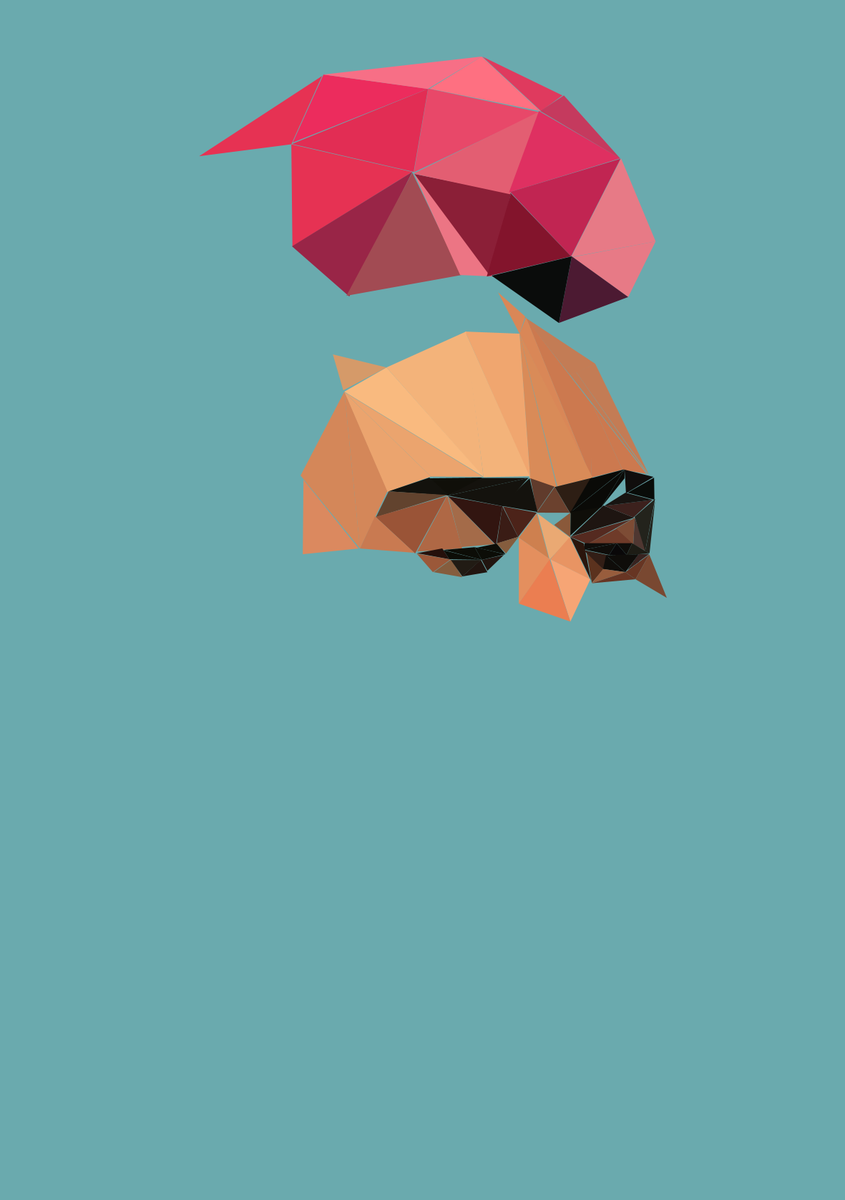
Frame 1 (no input)
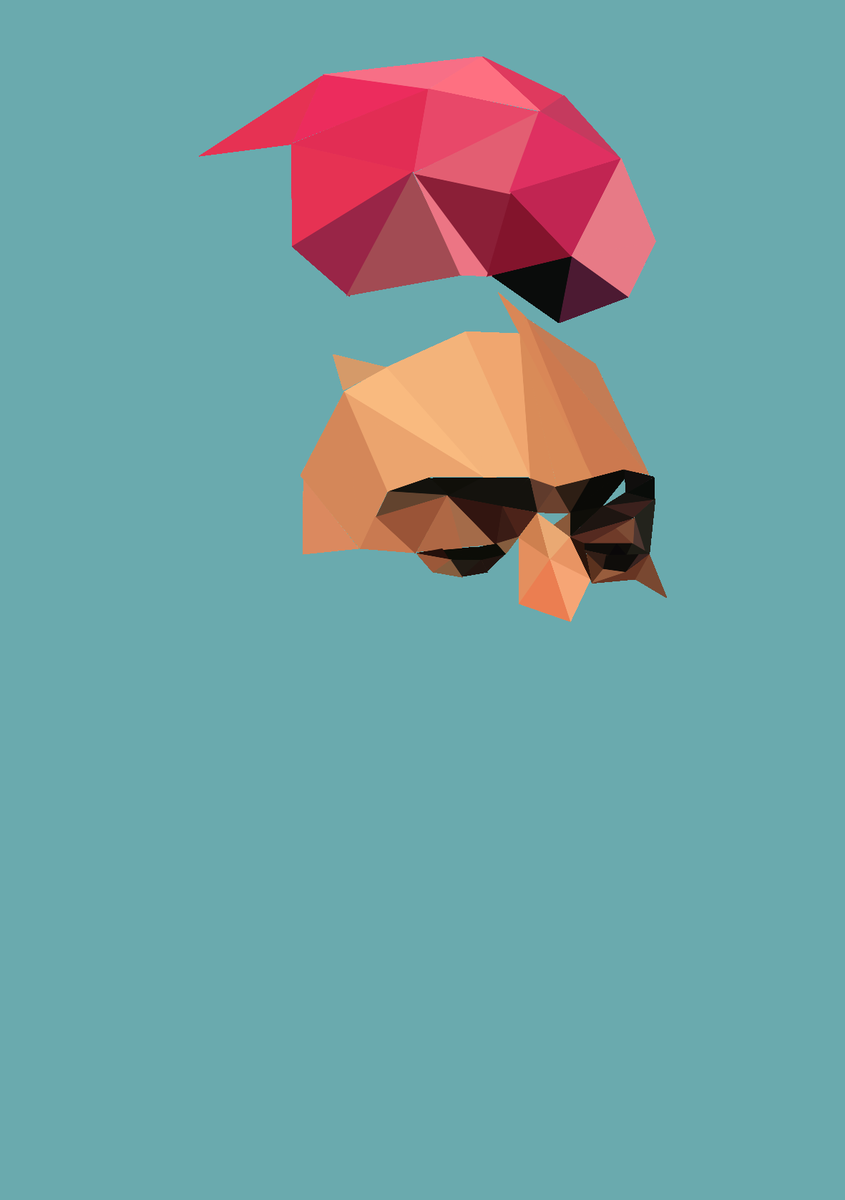
Frame 60 (the mouse pressed at the canvas centre just before this capture)
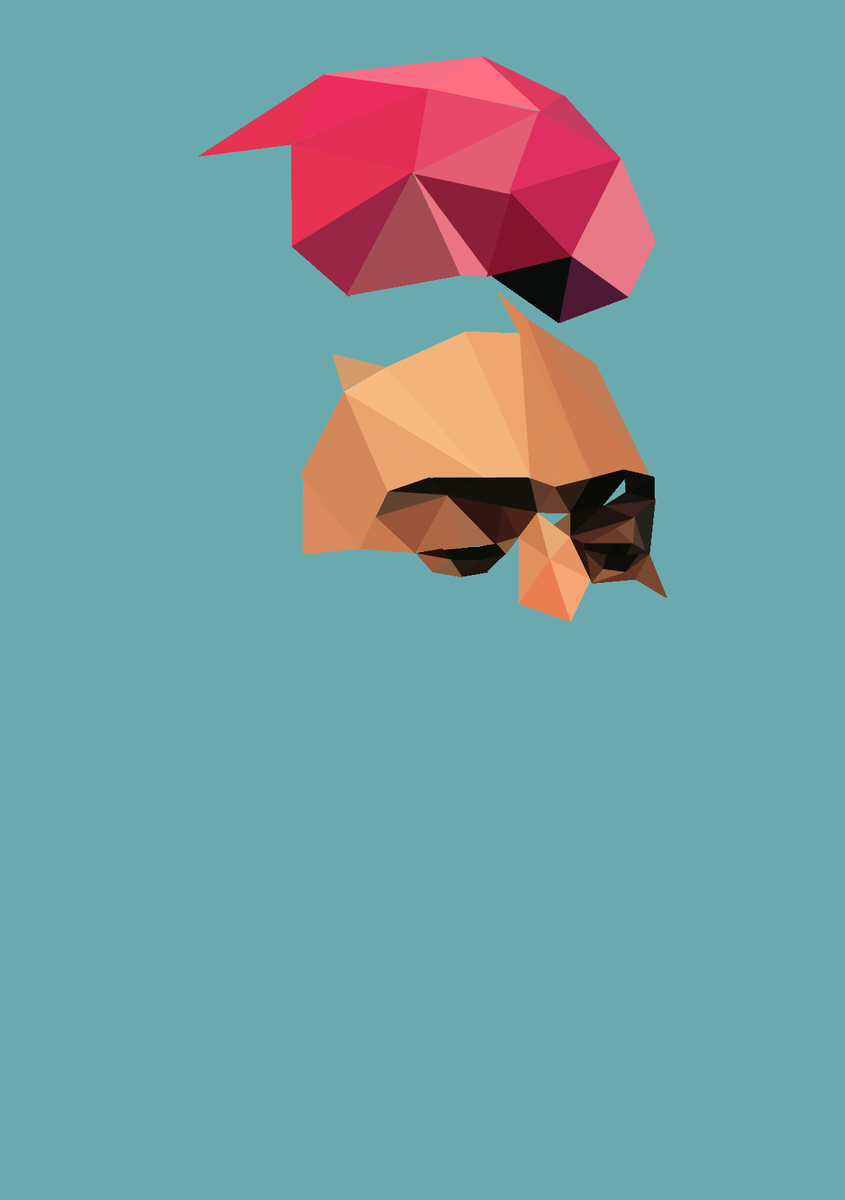
Frame 120 (the mouse held since frame 60 and released just before this capture)

The Processing sketch that drew these frames (run headless with seeded random() and noise(); from frame 60 on, the mouse is pressed at the canvas centre):

// Processing sketch: sketch_180810a
// ── sketch_180810a.pde




void setup(){
  
  size (1181,1676);
  background(#6aaaae);
  
}

void draw(){
  noStroke();
  fill(#e84869);
  triangle(598.454,123.678,754.678,156.903,578.489,240.611);
  
  noStroke();
  fill(#e22d54);
  triangle(598.181,124.073,408.146,201.055,578.139,240.037);
  
  noStroke();
  fill(#ec2c5d);
  triangle(409.154,199.085,598.181,124.073,452.141,104.089);
  
   noStroke();
  fill(#f76f86);
  triangle(452.14,104.09,597.78,124.232,673.1,79);
  
  noStroke();
  fill(#fe7081);
  triangle(600.52,123.94,673.1,79,755.16,155.075);
  
   noStroke();
  fill(#df3a5e);
  triangle(674.1,79,756.16,155.08,786.12,133.3);
  
   noStroke();
  fill(#e63253);
  triangle(450.15,106.08,407.169,201.558,278.329,218.166);
  
  noStroke();
  fill(#e63253);
  triangle(407.169,201.558,408.7,344.01,576.121,240.169);
  
   noStroke();
  fill(#992547);
  triangle(576.212,240.169,488.16,414.09,408.074,344.013);
  
  noStroke();
  fill(#a24b53);
  triangle(645.15,384.1,484.16,413.09,576.22,241.01);
  
  noStroke();
  fill(#ec7584);
  triangle(578.22,241.01,643.15,384.1,688.12,386.07);
  
  noStroke();
  fill(#8b1f37);
  triangle(714.12,270.1,579.22,243.01,685.21,385.88);
  
  noStroke();
  fill(#e35e72);
  triangle(755.16,155.08,712.77,271.27,578.01,242.51);
  
   noStroke();
  fill(#df3061);
  triangle(753.16,155.08,711.34,268.75,866.738,221.132);
  
   noStroke();
  fill(#c53a5e);
  triangle(755.16,155.08,788.12,133.3,867.23,221.74);
  
  noStroke();
  fill(#c12552);
  triangle(713.122,268.097,798.14,358.078,867.226,221.738);
  
  noStroke();
  fill(#83142c);
  triangle(714.12,270.1,680.25,386.21,798.14,358.078);
  
  noStroke();
  fill(#e77a86);
  triangle(868.03,221.19,916.31,337.14,798.18,359.08);
  
  noStroke();
  fill(#e77a86);
  triangle(800.18,359.08,877.98,414.85,916.31,337.14);
  
  noStroke();
  fill(#4c1a32);
  triangle(799.16,358.06,781.147,451.066,877.982,414.85);
  
  noStroke();
  fill(#0a0c0b);
  triangle(781.15,451.07,799.14,358.08,687.14,385.12);
  
  noStroke();
  fill(#d98757);
  triangle(696.08,408.25,734.16,442.08,726.143,466.05);
  
  noStroke();
  fill(#c37c55);
  triangle(805.13,519.53,832.04,508.3,907.06,663.11);
  
  noStroke();
  fill(#c37c55);
  triangle(796.74,523.68,832.04,508.3,733.16,443.08);
  
  noStroke();
  fill(#c37c55);
  triangle(796.74,523.68,832.04,508.3,733.16,443.08);
  
  noStroke();
  fill(#c37c55);
  triangle(796.74,523.68,805.13,519.53,908.06,666.11);
  
  noStroke();
  fill(#cc794f);
  triangle(827.78,564.38,869.92,655.98,903.34,661.77);
  
  noStroke();
  fill(#cc794f);
  triangle(827.78,564.38,869.92,655.98,826.16,667.1);
  
  noStroke();
  fill(#cc794f);
  triangle(736.13,446.1,829.28,567.25,826.16,667.1);
  
  noStroke();
  fill(#d98757);
  triangle(735.16,443.08,726.14,466.05,826.16,667.1);
  
   noStroke();
  fill(#d98b58);
  triangle(726.14,466.05,778.24,681.24,741.17,669.07);
  
  noStroke();
  fill(#d98b58);
  triangle(778.96,679.36,828.32,667.22,726.14,466.05);
  
  noStroke();
  fill(#f0a66f);
  triangle(650.24,463.11,726.14,466.05,741.17,669.07);
  
  noStroke();
  fill(#f3b37a);
  triangle(650.24,463.11,740.22,665.12,675.77,666.42);
  
  noStroke();
  fill(#f3b37a);
  triangle(651.24,463.11,540.18,513.2,675.77,666.42);
  
  noStroke();
  fill(#f9ba7f);
  triangle(540.18,513.2,481.23,547.04,676.18,665.94);
  
  noStroke();
  fill(#d59a69);
  triangle(540.18,513.2,465.22,494.99,479.76,545.12);
  
  noStroke();
  fill(#eba46e);
  triangle(480.85,547.25,541.05,687.07,602.4,665.59);
  
  noStroke();
  fill(#eba46e);
  triangle(480.85,547.25,675.2,665.94,602.4,665.59);
  
  noStroke();
  fill(#2d1e14);
  triangle(797.2,717.29,775.24,680.24,828.16,667.16);
  
  noStroke();
  fill(#6b412e);
  triangle(775.24,680.24,796.18,716.07,750.15,716.06);
  
  noStroke();
  fill(#603b2c);
  triangle(741.23,667.94,750.46,714.89,774.93,679.64);
  
  noStroke();
  fill(#14120d);
  triangle(751.23,715.09,699.94,706.27,740.173,668.072);
  
  noStroke();
  fill(#14120d);
  triangle(738.63,667.53,703.14,707.09,625.96,692.2);
  
  noStroke();
  fill(#14120d);
  triangle(667.26,667.53,738.63,667.53,625.96,692.2);
  
  noStroke();
  fill(#100f09);
  triangle(674.05,666.98,625.96,692.2,597.08,668.05);
  
  noStroke();
  fill(#13120d);
  triangle(543.19,686.2,600.08,667.05,627.96,692.2);
  
  
  noStroke();
  fill(#62432e);
  triangle(543.19,686.2,525.37,722.38,625.45,691.41);
  
  noStroke();
  fill(#9a5437);
  triangle(624.15,693.06,580.18,773.05,524.94,721.96);
  
  noStroke();
  fill(#af6845);
  triangle(625.13,692.1,583.01,770.36,645.9,765.87);
  
  noStroke();
  fill(#a46b49);
  triangle(626.16,693.06,645.16,764.082,691.14,760.07);
  
  noStroke();
  fill(#321510);
  triangle(626.16,693.06,693.22,761.16,702.17,707.11);
  
  noStroke();
  fill(#3a1c15);
  triangle(694.21,759.16,724.12,749.88,702.17,707.11);
  
  noStroke();
  fill(#4c2319);
  triangle(703.1,707.29,724.12,749.88,750.15,716.06);
  
  noStroke();
  fill(#25100b);
  triangle(628.15,781.09,583.01,772.65,618.15,765.94);
  
  noStroke();
  fill(#9b5839);
  triangle(582.27,773.03,605.1,799.19,629.65,781.45);
  
  noStroke();
  fill(#0c0d07);
  triangle(663.35,764.22,673.35,781.89,620.13,768.1);
  
   noStroke();
  fill(#0c0d07);
  triangle(673.37,781.99,619.73,768.39,628.15,781.09);
  
  noStroke();
  fill(#0c0d07);
  triangle(663.35,764.22,673.37,781.99,706.2,774.1);
  
  noStroke();
  fill(#0c0d07);
  triangle(694.23,759.18,706.49,773.92,665.89,764.96);
  
  noStroke();
  fill(#855d3e);
  triangle(693.86,759,707.2,773.1,725.07,749.73);
  
  noStroke();
  fill(#855d3e);
  triangle(630.532,781.444,646.12,806.18,606.14,799.09);
  
  noStroke();
  fill(#211b14);
  triangle(630.09,782.13,646.15,805.09,672.15,782.09);
  
  noStroke();
  fill(#211510);
  triangle(671.97,781.82,646.15,805.09,681.19,799.19);
  
  noStroke();
  fill(#211510);
  triangle(681.2,797.2,673.16,782.1,704.21,775.1);
  
  noStroke();
  fill(#d48759);
  triangle(481.23,547.04,541.38,686.25,503.15,766.09);
  
  noStroke();
  fill(#d48759);
  triangle(481.23,547.04,503.15,766.09,420.08,664.15);
  
   noStroke();
  fill(#c97a51);
  triangle(524.13,721.09,579.179,772.061,503.15,766.09);
  
  noStroke();
  fill(#ce804f);
  triangle(750.19,717.13,767.145,780.07,725.077,751.007);
  
  noStroke();
  fill(#DB895F);
  triangle(424.144,670.093,423.154,774.077,501.158,766.082);
  
  noStroke();
  fill(#8A593A);
  triangle(797.18,716.07,774.531,733.177,797.02,750.189);
  
  
  //cafe claro falta un triangulo arriba
  noStroke();
  fill(#EAA973);
  triangle(751.213,717.124,768.143,781.57,797.14,751.131);
  
  noStroke();
  fill(#0F0E09);
  triangle(797.57,713.824,797.154,748.076,841.166,707.091);
  
  noStroke();
  fill(#0A0A07);
  triangle(797.249,715.539,825.086,668.208,872.875,655.429);
  
  noStroke();
  fill(#0A0A07);
  triangle(872.875,655.834,872.875,668.079,840.433,708.307);
  
  noStroke();
  fill(#0A0A07);
  triangle(797.249,715.539,840.433,708.307,872.875,655.834);
  
    noStroke();
  fill(#1E1511);
  triangle(886.177,723.123,798.146,749.068,843.235,706.039);
  
    noStroke();
  fill(#3C211D);
  triangle(844.564,706.568,885.262,722.737,912.219,698.103);
  
  noStroke();
  fill(#171411);
  triangle(874.152,688.079,844.564,706.568,912.219,698.103);
  
  
  //falta triangulito de ceja a la izquierda de este
  noStroke();
  fill(#100E0D);
  triangle(872.923,655.981,874.915,689.039,913.417,666.071);
  
  noStroke();
  fill(#090C09);
  triangle(877.16,688.079,914.661,697.956,914.161,667.106);
  
  noStroke();
  fill(#552A20);
  triangle(796.802,749.783,821.185,760.065,883.112,725.024);
  
  noStroke();
  fill(#6F3B29);
  triangle(822.313,759.047,885.124,759.048,862.16,738.089);
  
  noStroke();
  fill(#7D4C35);
  triangle(861.16,738.089,885.124,760.047,887.173,723.118);
  
  noStroke();
  fill(#4F3731);
  triangle(887.173,723.118,885.162,760.026,903.588,770.211);
  
  noStroke();
  fill(#23231C);
  triangle(901.766,770.015,907.842,772.564,915.528,699.803);
  
  noStroke();
  fill(#23231C);
  triangle(886.991,721.751,901.766,770.015,915.528,696.803);
  
  noStroke();
  fill(#2A150C);
  triangle(825.937,810.194,797.02,750.189,816.156,759.087);
  
  noStroke();
  fill(#5B321E);
  triangle(819.174,768.078,827.15,814.078,843.235,795.207);
  
  noStroke();
  fill(#321E16);
  triangle(815.174,768.078,843.235,795.208,850.715,775.459);
  
  noStroke();
  fill(#0F0D0A);
  triangle(861.824,758.617,816.824,758.617,817.072,767.716);
  
  noStroke();
  fill(#0F0D0A);
  triangle(817.072,767.716,851.324,775.072,861.824,758.617);
  
  noStroke();
  fill(#0A0809);
  triangle(861.824,758.617,875.824,775.072,851.324,775.072);
  
    noStroke();
  fill(#0F0D0A);
  triangle(883.574,758.617,875.824,775.072,861.824,758.617);
  
  noStroke();
  fill(#1D1C15);
  triangle(883.574,758.617,875.824,775.072,907.82,773.084);
  
  noStroke();
  fill(#0F0D0A);
  triangle(892.755,774.072,874.074,799.085,847.043,775.46);
  
  noStroke();
  fill(#0F0D0A);
  triangle(874.024,799.085,847.043,775.46,842.845,794.715);
  
  noStroke();
  fill(#0F0D0A);
  triangle(892.755,774.072,893.432,784.273,877.105,796.03);
  
  noStroke();
  fill(#382320);
  triangle(907.45,773.743,892.755,774.072,877.105,796.03);
  
  noStroke();
  fill(#985D3D);
  triangle(842.845,794.715,874.074,799.085,827.149,814.656);
  
  noStroke();
  fill(#673523);
  triangle(888.141,809.032,874.074,799.085,827.149,814.656);
  
  noStroke();
  fill(#673523);
  triangle(888.141,809.032,874.074,799.085,907.45,774.46);
  
  noStroke();
  fill(#794831);
  triangle(888.141,809.032,932.006,835.063,907.45,774.46);
  
  
  //nariz
  noStroke();
  fill(#E48F5E);
  triangle(725.124,751.056,769.143,781.133,725.15,843.075);
  
  noStroke();
  fill(#E89463);
  triangle(796.14,750.131,824.209,809.019,769.143,781.133);
  
  noStroke();
  fill(#F6A575);
  triangle(825.088,809.142,797.177,868.122,769.143,781.133);
  
  noStroke();
  fill(#EB7E51);
  triangle(768.143,781.133,797.177,868.122,725.15,843.075);
  
  noStroke();
  fill(#EB7E51);
  triangle(725.124,751.056,708.168,772.134,708.168,772.134);
  
}
